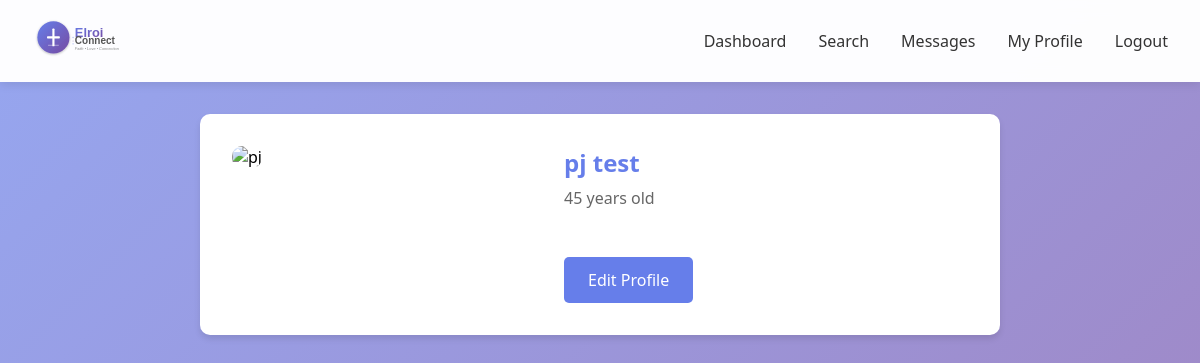
/profile/1 (signed in), run on an earlier commit of the app's database.
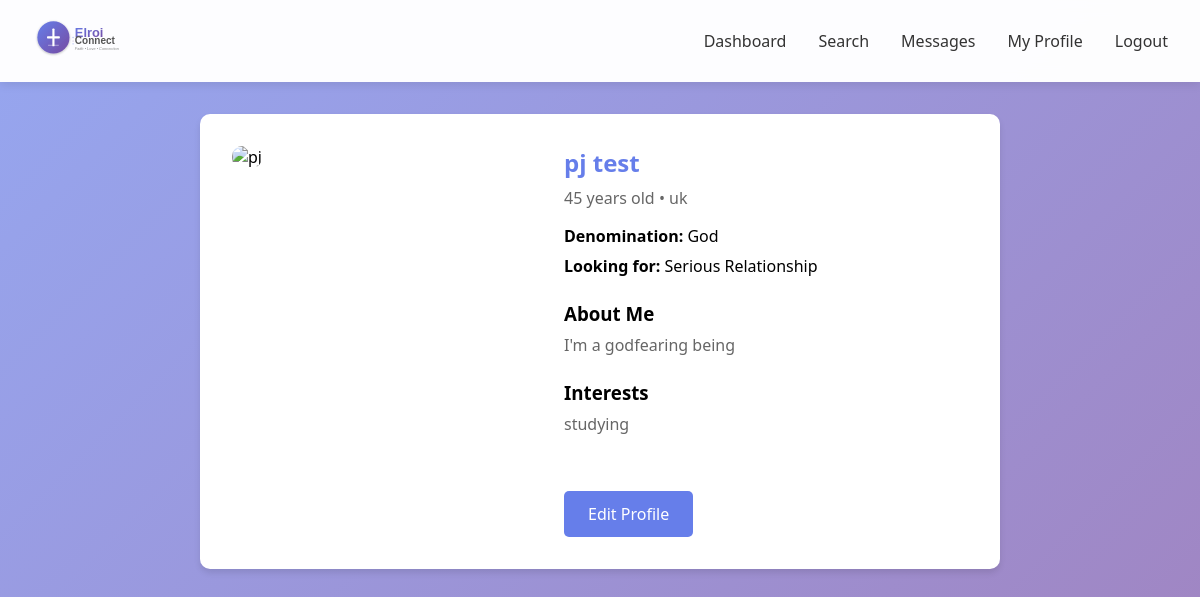
And on a later commit of the database.
### app.py (models this page shows)
class User(db.Model):
    id = db.Column(db.Integer, primary_key=True)
    email = db.Column(db.String(120), unique=True, nullable=False)
    password_hash = db.Column(db.String(200), nullable=False)
    first_name = db.Column(db.String(50), nullable=False)
    last_name = db.Column(db.String(50), nullable=False)
    gender = db.Column(db.String(20), nullable=False)
    date_of_birth = db.Column(db.Date, nullable=False)
    bio = db.Column(db.Text)
    profile_photo = db.Column(db.String(200))
    location = db.Column(db.String(100))
    denomination = db.Column(db.String(100))
    interests = db.Column(db.Text)
    looking_for = db.Column(db.String(50))
    created_at = db.Column(db.DateTime, default=datetime.utcnow)
    is_active = db.Column(db.Boolean, default=True)
    videos_watched = db.Column(db.Integer, default=0)
    sent_messages = db.relationship('Message', foreign_keys='Message.sender_id', backref='sender', lazy='dynamic')
    received_messages = db.relationship('Message', foreign_keys='Message.receiver_id', backref='receiver', lazy='dynamic')

### app.py (the view)
@app.route('/profile/<int:user_id>')
@login_required
def view_profile(user_id):
    user = User.query.get_or_404(user_id)
    current_user = User.query.get(session['user_id'])
    already_liked = Like.query.filter_by(user_id=current_user.id, liked_user_id=user_id).first()
    return render_template('profile.html', user=user, already_liked=already_liked, now=datetime.now())

### app.py (called while the page is built)
def login_required(f):
    @wraps(f)
    def decorated_function(*args, **kwargs):
        if 'user_id' not in session:
            flash('Please log in to access this page.', 'warning')
            return redirect(url_for('login'))
        return f(*args, **kwargs)
    return decorated_function

### templates/profile.html (shortened to what this page needs)
{% extends "base.html" %}
{% block content %}
<div class="card" style="max-width: 800px; margin: 2rem auto;">
    <div style="display: grid; grid-template-columns: 300px 1fr; gap: 2rem;">
        <div>
            {% if user.profile_photo %}
            <img src="{{ url_for('static', filename='uploads/' + user.profile_photo) }}" alt="{{ user.first_name }}" style="width: 100%; border-radius: 10px;">
            {% else %}
            <img src="{{ url_for('static', filename='default-male.svg' if user.gender == 'Male' else 'default-female.svg') }}" alt="{{ user.first_name }}" style="width: 100%; border-radius: 10px;">
            {% endif %}
        </div>
        <div>
            <h2 style="color: #667eea; margin-bottom: 0.5rem;">{{ user.first_name }} {{ user.last_name }}</h2>
            <p style="color: #666; margin-bottom: 1rem;">
                {% if user.date_of_birth %}
                {{ (now.year - user.date_of_birth.year) }} years old
                {% endif %}
                {% if user.location %} • {{ user.location }}{% endif %}
            </p>
            {% if user.denomination %}
            <p style="margin-bottom: 0.5rem;"><strong>Denomination:</strong> {{ user.denomination }}</p>
            {% endif %}
            {% if user.looking_for %}
            <p style="margin-bottom: 0.5rem;"><strong>Looking for:</strong> {{ user.looking_for }}</p>
            {% endif %}
            {% if user.bio %}
            <div style="margin: 1.5rem 0;">
                <h3 style="margin-bottom: 0.5rem;">About Me</h3>
                <p style="color: #666;">{{ user.bio }}</p>
            </div>
            {% endif %}
            {% if user.interests %}
            <div style="margin: 1.5rem 0;">
                <h3 style="margin-bottom: 0.5rem;">Interests</h3>
                <p style="color: #666;">{{ user.interests }}</p>
            </div>
            {% endif %}
            {% if user.id != session.user_id %}
            <div style="display: flex; gap: 1rem; margin-top: 2rem;">
                <button onclick="likeUser({{ user.id }})" class="btn btn-primary" id="likeBtn" {% if already_liked %}disabled{% endif %}>
                    {% if already_liked %}Liked{% else %}Like{% endif %}
                </button>
                <a href="{{ url_for('conversation', user_id=user.id) }}" class="btn btn-secondary">Send Message</a>
            </div>
            {% else %}
            <a href="{{ url_for('edit_profile') }}" class="btn btn-primary" style="margin-top: 2rem;">Edit Profile</a>
            {% endif %}
        </div>
    </div>
</div>
{% endblock %}

What changed in the data, as far as the page shows it:
changed User "pj": location (not shown) → "uk"; denomination (not shown) → "God"; looking_for (not shown) → "Serious Relationship"; bio (not shown) → "I'm a godfearing being"; interests (not shown) → "studying"
Also different on the page:
text now shown: "• Denomination: Looking for: About Me Interests"
